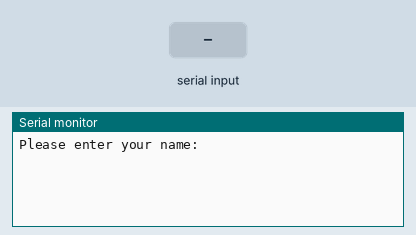
This sketch was run on a simulated Arduino Uno, built with avr-gcc and run on an emulated ATmega328P. On the bench: the last lines printed to the serial monitor. The test bench sets the inputs (shaded band).

Above: at 1.2 s.
1.3 s: "90,45\n" received over Serial
At 3.5 s:
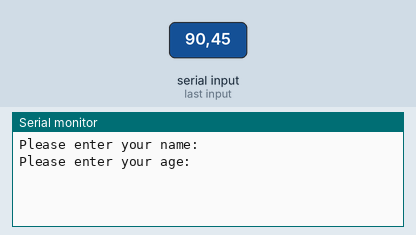
3.8 s: "30,150\n" received over Serial
At 4.7 s:
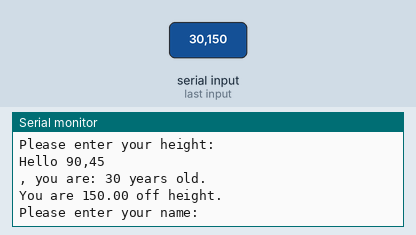
5.3 s: "0\n" received over Serial
At 5.9 s:
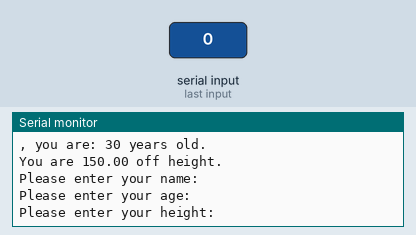

Measured:
- after the input at 1.3 s, the serial monitor: prints a new line after 1.0 s (image 1)
- after the input at 3.8 s, the serial monitor: prints a new line at once (image 2)

The sketch:

Lesson_12.ino
```cpp
String myName; // Declare a string variable to hold name
int age;  //  Declare int variable to hold age
float height; // Declare float variable to hold height

void setup() {
  // put your setup code here, to run once:

  Serial.begin(9600); // Start your serial port


}

void loop() {
  // put your main code here, to run repeatedly:

  Serial.println("Please enter your name: "); // Prompt the use for his name

  while (Serial.available()==0) { //  Waiting for user input
    }

  myName=Serial.readString(); // Read the string


  Serial.println("Please enter your age: "); // Prompt the use for his age

  while (Serial.available()==0) { //  Waiting for user input
    }

  age=Serial.parseInt(); // Read the int


  Serial.println("Please enter your height: "); // Prompt the use for his height

  while (Serial.available()==0) { //  Waiting for user input
    }

  height=Serial.parseFloat(); // Read the float

  Serial.print("Hello ");  //  Produce nicely formated output
  Serial.print(myName);
  Serial.print(", you are: ");
  Serial.print(age);
  Serial.println(" years old. ");
  Serial.print("You are ");
  Serial.print(height);
  Serial.println(" off height.");


}
```
